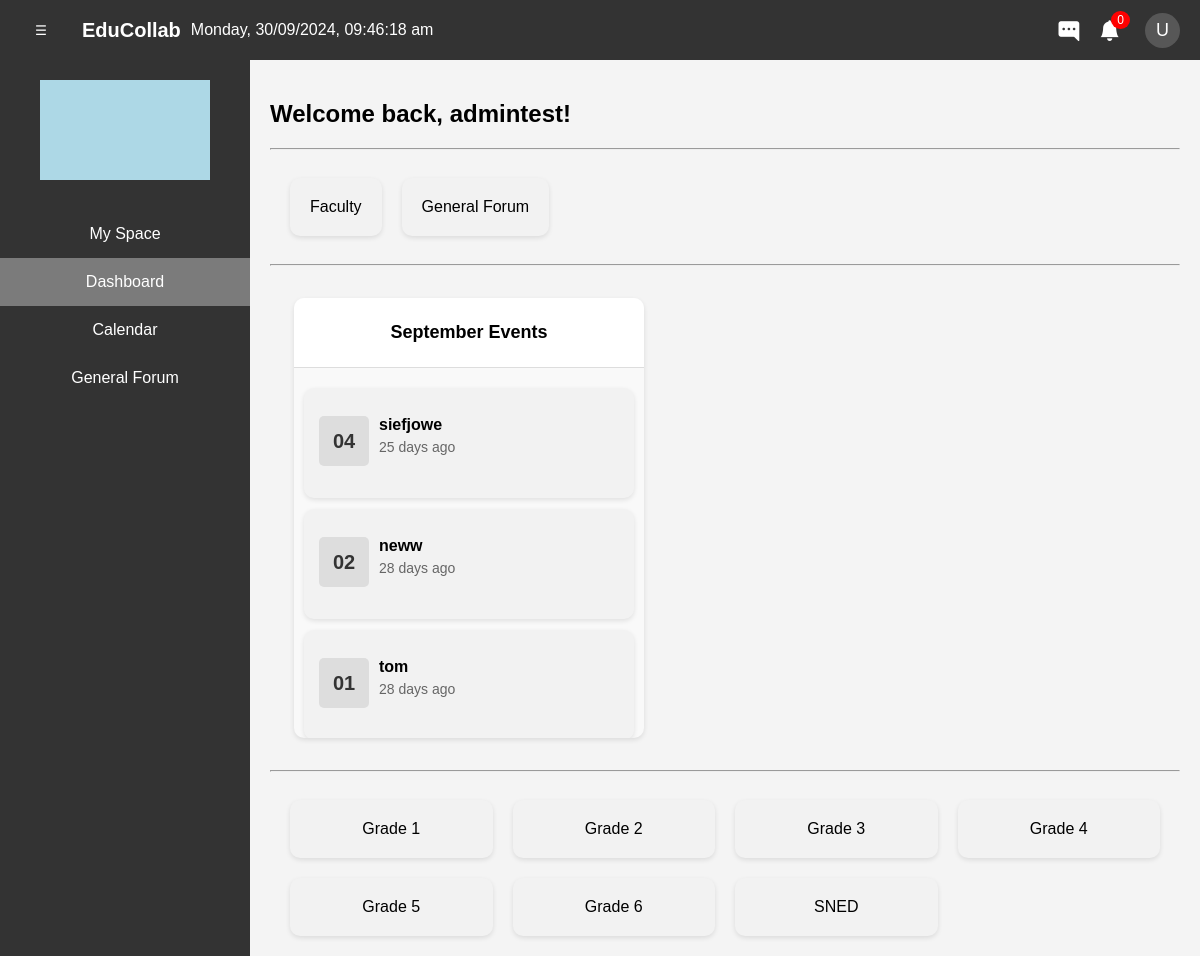
The app's page /public/admin/dashboard.php (signed in) with its own data.
### tables this page shows
CREATE TABLE `events` (
  `id` int(11) NOT NULL,
  `title` varchar(500) NOT NULL,
  `description` varchar(1000) NOT NULL,
  `event_date` date NOT NULL,
  `end_date` date NOT NULL,
  `added_at` date NOT NULL DEFAULT current_timestamp(),
  `event_type` varchar(100) NOT NULL,
  `year_range` varchar(9) NOT NULL,
  `updated_at` timestamp NULL DEFAULT NULL
);

### src/processes/fetch_upcoming_events.php (called while the page is built, shortened)
<?php
require_once __DIR__ . '/../config/db_config.php';
try {
    $stmt = $pdo->prepare("SELECT * FROM events ORDER BY event_date DESC, end_date DESC");
    $stmt->execute();
    $events = $stmt->fetchAll(PDO::FETCH_ASSOC);
} catch (PDOException $e) {
    log_error('Database query failed: ' . $e->getMessage(), 'db_errors.txt');
    $events = [];
}
return $events;
?>

### public/admin/dashboard.php (the view, shortened to what this page needs)
<?php
require_once __DIR__ . '/../../src/processes/check_upcoming_events.php';
$events = require_once __DIR__ . '/../../src/processes/fetch_upcoming_events.php';
$currentMonth = date('F');
$currentYear = date('Y');
?>
<!DOCTYPE html>
<html lang="en">
<head>
    <link rel="stylesheet" href="https://cdn.jsdelivr.net/npm/bootstrap-icons@1.11.3/font/bootstrap-icons.min.css">
    <link rel="stylesheet" href="../../src/css/gen.css">
    <link rel="stylesheet" href="../../src/css/a/dashb.css">
    <link rel="stylesheet" href="../../src/css/message.css">
</head>
<body>
    <?php include '../nav-sidebar-temp.php'?>
        <div class="content" id="content">
            <section class='main-sec' id='sec-one'>
                <h1>Welcome back, <?php echo htmlspecialchars($_SESSION['username']); ?>!</h1>
            </section>
            <hr>
            <section class='main-sec' id='sec-two'>
                <a href="faculty.php"><div class="space">Faculty</div></a>
                <a href="general_forum.php"><div class="space">General Forum</div></a>
            </section>
            <hr>
            <section class='main-sec' id='sec-three'>
                <?php
                $filteredEvents = array_filter($events, function($event) use ($currentMonth, $currentYear) {
                    $eventStartDate = new DateTime($event['event_date']);
                    return $eventStartDate->format('F') === $currentMonth && $eventStartDate->format('Y') === $currentYear;
                });
                ?>
                <div class="d-events-main-container">
                    <h1 id="events-heading"><?php echo $currentMonth; ?> Events</h1>
                    <div class="d-events-list-container">
                        <ul id="upcoming-events">
                            <?php if (!empty($filteredEvents)): ?>
                                <?php foreach ($filteredEvents as $event): ?>
                                    <li>
                                        <a href='calendar.php'>
                                            <div class='space event-card'>
                                                <div class="event-info">
                                                    <?php
                                                        $eventStartDate = new DateTime($event['event_date']);
                                                        $eventEndDate = new DateTime($event['end_date']);
                                                        $currentDate = new DateTime();
                                                        if ($eventStartDate > $currentDate) {
                                                            echo '<div class="event-date">';
                                                                $eventStartDate = new DateTime($event['event_date']);
                                                                echo $eventStartDate->format('d');
                                                            echo '</div>';
                                                            echo "<div class='event-details'>";
                                                            echo "<strong>{$event['title']}</strong><br>";
                                                            echo "Upcoming<br>";
                                                            echo "<p class='event-description'>";
                                                            echo substr($event['description'], 0, 50) . (strlen($event['description']) > 50 ? '...' : '');
                                                            echo "</p>";
                                                            echo "</div>";
                                                        } elseif ($eventEndDate < $currentDate) {
                                                            echo '<div class="event-date">';
                                                                $eventStartDate = new DateTime($event['event_date']);
                                                                echo $eventStartDate->format('d');
                                                            echo '</div>';
                                                            $interval = $eventEndDate->diff($currentDate);
                                                            $daysPassed = $interval->format('%a');
                                                            echo "<div class='event-details'>";
                                                            echo "<strong>{$event['title']}</strong><br>";
                                                            echo "<p class='event-description'>";
                                                            echo "{$daysPassed} days ago<br>";
                                                            echo "</p>";
                                                            echo "</div>";
                                                        }
                                                    ?>
                                                </div>
                                            </div>
                                        </a>
                                    </li>
                                <?php endforeach; ?>
                            <?php else: ?>
                                <li>No events for this month.</li>
                            <?php endif; ?>
                        </ul>
                    </div>
                </div>
            </section>
            <hr>
            <section class='main-sec' id='sec-four'>
                <a href='space_home.php?grade=1'><div class="space">
                    Grade 1
                </div></a>
                <a href='space_home.php?grade=2'><div class="space">
                    Grade 2
                </div></a>
                <a href='space_home.php?grade=3'><div class="space">
                    Grade 3
                </div></a>
                <a href='space_home.php?grade=4'><div class="space">
                    Grade 4
                </div></a>
                <a href='space_home.php?grade=5'><div class="space">
                    Grade 5
                </div></a>
                <a href='space_home.php?grade=6'><div class="space">
                    Grade 6
                </div></a>
                <a href='space_home.php?grade=SNED'><div class="space">
                    SNED
                </div></a>
            </section>
        </div>
    </div>
</body>
</html>

### src/css/gen.css (style rules this page uses)
a { text-decoration: none; color: inherit; }
#upcoming-events { list-style-type: none; }
#upcoming-events li { margin: 10px 0; }
body { margin: 0; font-family: Arial, sans-serif; height: 100vh; display: flex; flex-direction: column; overflow: auto; }
.content { flex: 1; padding-top: 0; padding: 20px; padding-bottom: 0; background-color: #f4f4f4; margin-left: 250px; overflow-y: auto; width: calc(100% - 250px); transition: margin-left 0.3s ease, width 0.3s ease; }

### src/css/a/dashb.css (style rules this page uses)
#sec-four, #sec-two { display: grid; grid-template-columns: repeat(auto-fill, minmax(200px, 1fr)); gap: 20px; padding: 20px; }
#sec-two { display: flex; gap: 20px; padding: 20px; }
.space { background-color: #f2f2f2; padding: 20px; text-align: center; border-radius: 10px; box-shadow: 0 2px 5px rgba(0, 0, 0, 0.1); font-size: 16px; }
#sec-three { display: flex; gap: 10px; padding: 1.5rem; }
.d-events-main-container { flex: 1; min-width: 300px; max-width: 350px; min-height: 400px; background-color: #f9f9f9; border-radius: 10px; box-shadow: 0 2px 5px rgba(0, 0, 0, 0.1); overflow: hidden; position: relative; }
#events-heading { position: sticky; top: 0; background-color: #fff; padding: 1.5rem; text-align: center; font-size: 18px; font-weight: bold; z-index: 1; border-bottom: 1px solid #ddd; margin: 0; }
.d-events-list-container { max-height: 350px; overflow-y: scroll; padding: 10px; scrollbar-width: none; -ms-overflow-style: none; }
#upcoming-events { list-style-type: none; padding: 0; margin: 0; display: flex; flex-direction: column; }
#upcoming-events li { display: block; margin-bottom: 1px; }
#upcoming-events .space { background-color: #f2f2f2; padding: 15px; border-radius: 10px; box-shadow: 0 2px 5px rgba(0, 0, 0, 0.1); text-align: center; font-size: 14px; min-height: 80px; margin: 0; }
.event-card { display: flex; align-items: center; padding: 10px; background-color: #f9f9f9; border-radius: 5px; box-shadow: 0 2px 5px rgba(0, 0, 0, 0.1); gap: 15px; min-height: 80px; }
.event-info { display: grid; grid-template-columns: 60px auto; }
.event-date { background-color: #ddd; color: #333; font-size: 20px; font-weight: bold; width: 50px; height: 50px; display: flex; align-items: center; justify-content: center; border-radius: 5px; text-align: center; }
.event-details { flex: 1; text-align: left; }
.event-details strong { font-size: 16px; }
.event-description { font-size: 14px; color: #666; margin-top: 5px; white-space: nowrap; overflow: hidden; text-overflow: ellipsis; }

### records on screen
events: event_date "04", title "siefjowe"
events: event_date "02", title "neww"
events: event_date "01", title "tom"

### other values on screen
$_SESSION['username'] "admintest"
